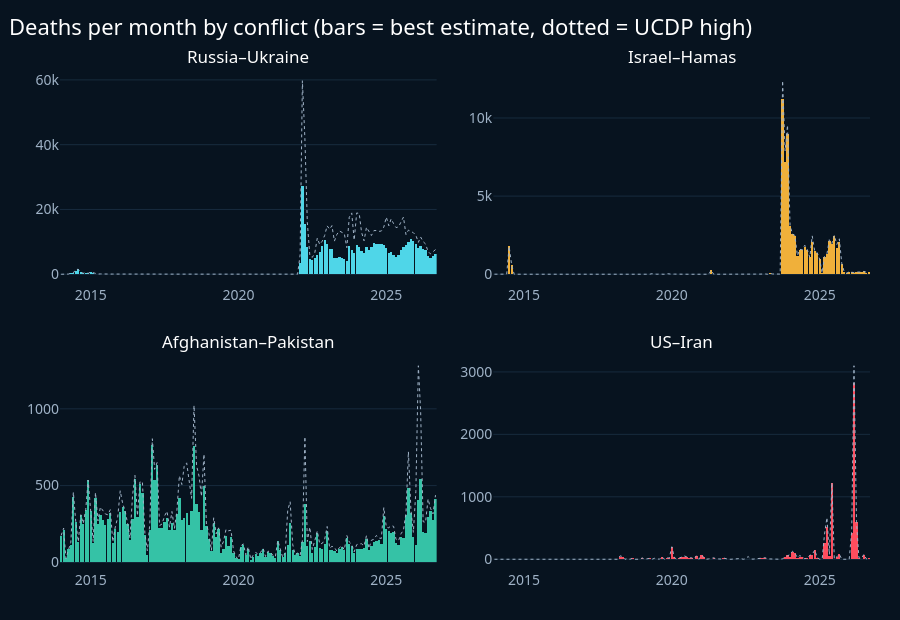

Source (notebook cell):
### Code cell
viz.fig_case_small_multiples(cm)

### Figure 1 — Plotly figure (JSON) as saved in the notebook; plotly's stock layout.template omitted (floating-point values rounded to 4 significant figures; data arrays with more than 128 entries replaced by an {"elided": "..."} marker saying what was removed)
{"data": [{"hovertemplate": "%{x|%b %Y}: %{y:,.0f}<extra></extra>", "marker": {"color": "#4FD6E8"}, "name": "Russia–Ukraine", "showlegend": false, "type": "bar", "x": {"elided": "153 str values"}, "xaxis": "x", "y": {"elided": "153 float values"}, "yaxis": "y"}, {"hovertemplate": "high: %{y:,.0f}<extra></extra>", "line": {"color": "#9FB2C6", "dash": "dot", "width": 1}, "showlegend": false, "type": "scatter", "x": {"elided": "153 str values"}, "xaxis": "x", "y": {"elided": "153 float values"}, "yaxis": "y"}, {"hovertemplate": "%{x|%b %Y}: %{y:,.0f}<extra></extra>", "marker": {"color": "#F0B03A"}, "name": "Israel–Hamas", "showlegend": false, "type": "bar", "x": {"elided": "153 str values"}, "xaxis": "x2", "y": {"elided": "153 float values"}, "yaxis": "y2"}, {"hovertemplate": "high: %{y:,.0f}<extra></extra>", "line": {"color": "#9FB2C6", "dash": "dot", "width": 1}, "showlegend": false, "type": "scatter", "x": {"elided": "153 str values"}, "xaxis": "x2", "y": {"elided": "153 float values"}, "yaxis": "y2"}, {"hovertemplate": "%{x|%b %Y}: %{y:,.0f}<extra></extra>", "marker": {"color": "#35C2A6"}, "name": "Afghanistan–Pakistan", "showlegend": false, "type": "bar", "x": {"elided": "153 str values"}, "xaxis": "x3", "y": {"elided": "153 float values"}, "yaxis": "y3"}, {"hovertemplate": "high: %{y:,.0f}<extra></extra>", "line": {"color": "#9FB2C6", "dash": "dot", "width": 1}, "showlegend": false, "type": "scatter", "x": {"elided": "153 str values"}, "xaxis": "x3", "y": {"elided": "153 float values"}, "yaxis": "y3"}, {"hovertemplate": "%{x|%b %Y}: %{y:,.0f}<extra></extra>", "marker": {"color": "#FF4D5E"}, "name": "US–Iran", "showlegend": false, "type": "bar", "x": {"elided": "153 str values"}, "xaxis": "x4", "y": {"elided": "153 float values"}, "yaxis": "y4"}, {"hovertemplate": "high: %{y:,.0f}<extra></extra>", "line": {"color": "#9FB2C6", "dash": "dot", "width": 1}, "showlegend": false, "type": "scatter", "x": {"elided": "153 str values"}, "xaxis": "x4", "y": {"elided": "153 float values"}, "yaxis": "y4"}], "layout": {"annotations": [{"font": {"color": "#FFFFFF", "size": 17}, "showarrow": false, "text": "Russia–Ukraine", "x": 0.2325, "xanchor": "center", "xref": "paper", "y": 1.0, "yanchor": "bottom", "yref": "paper"}, {"font": {"color": "#FFFFFF", "size": 17}, "showarrow": false, "text": "Israel–Hamas", "x": 0.7675, "xanchor": "center", "xref": "paper", "y": 1.0, "yanchor": "bottom", "yref": "paper"}, {"font": {"color": "#FFFFFF", "size": 17}, "showarrow": false, "text": "Afghanistan–Pakistan", "x": 0.2325, "xanchor": "center", "xref": "paper", "y": 0.43, "yanchor": "bottom", "yref": "paper"}, {"font": {"color": "#FFFFFF", "size": 17}, "showarrow": false, "text": "US–Iran", "x": 0.7675, "xanchor": "center", "xref": "paper", "y": 0.43, "yanchor": "bottom", "yref": "paper"}], "bargap": 0, "height": 620, "title": {"text": "Deaths per month by conflict (bars = best estimate, dotted = UCDP high)"}, "xaxis": {"anchor": "y", "domain": [0.0, 0.465]}, "xaxis2": {"anchor": "y2", "domain": [0.535, 1.0]}, "xaxis3": {"anchor": "y3", "domain": [0.0, 0.465]}, "xaxis4": {"anchor": "y4", "domain": [0.535, 1.0]}, "yaxis": {"anchor": "x", "domain": [0.57, 1.0]}, "yaxis2": {"anchor": "x2", "domain": [0.57, 1.0]}, "yaxis3": {"anchor": "x3", "domain": [0.0, 0.43]}, "yaxis4": {"anchor": "x4", "domain": [0.0, 0.43]}}}
